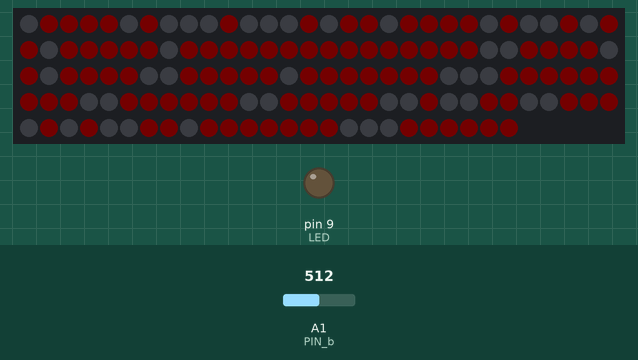
Bench run of a sketch on a simulated Arduino Uno, built with avr-gcc and run on an emulated ATmega328P. Parts: 145 RGB LEDs in strip order, left to right, continuing on the next row, output pins drawn as LEDs (lit = HIGH). The test bench sets the inputs (shaded band); at power-on: A1 (PIN_b) = 512. Dim RGB values are drawn brighter than linear; random numbers use the default seed unless the sketch sets one.

Above: at 1.2 s.
1.3 s: A1 (PIN_b) set to 55
2.8 s: A1 (PIN_b) set to 45
At 3.3 s:
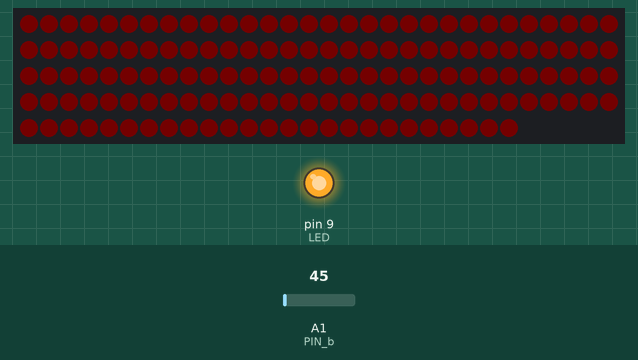
4.3 s: A1 (PIN_b) set to 122
At 5.9 s:
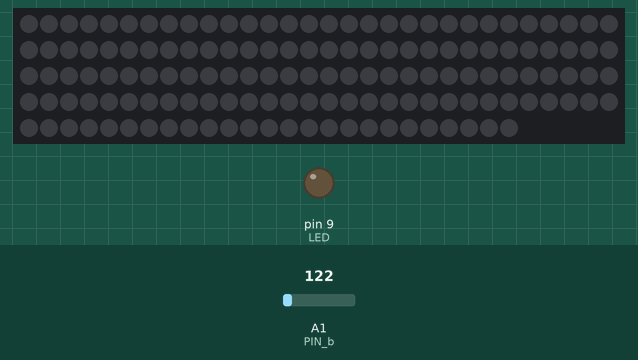
6.4 s: A1 (PIN_b) set to 0
At 7.3 s:
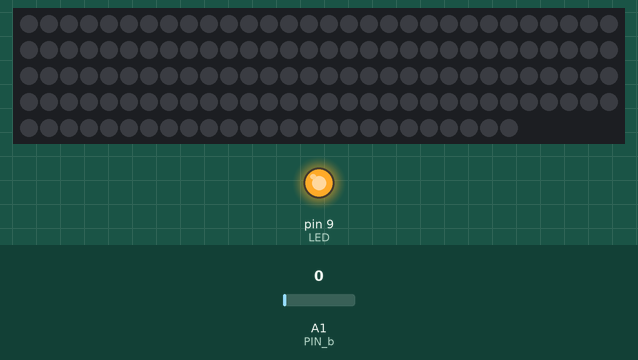
Timing chart, 0 to 8.9 s (numbered marks = the images above; inputs shaded):
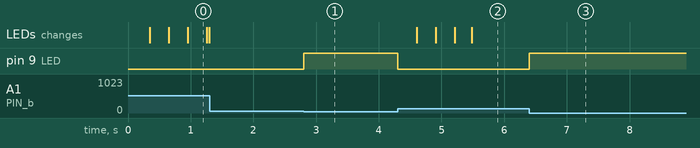

Measured:
- the behaviour switches between 50 and 49 on A1 (PIN_b) (found by bisection; images 0 and 1)
- after the input at 1.3 s, every drawn part: stays the same
- after the input at 2.8 s, pin 9 (LED): LOW → HIGH at once
- after the input at 4.3 s, pin 9 (LED): HIGH → LOW at once; the LEDs: first change after 0.30 s (image 2 shows a later state)
- after the input at 6.4 s, pin 9 (LED): LOW → HIGH at once

The sketch:

bagno_stripled_v2.ino
```cpp
#include <FastLED.h>
#define NUM_LEDS 145
#define DATA_PIN 5

#define PIN_a 14  // the pin we are interested in
#define PIN_b 15  // the pin we are interested in
#define PIN_c 16  // the pin we are interested in

#define TRSHLD 50

volatile byte tA = 0;  // a counter to see how many times the pin has changed
volatile byte tB = 0;  // a counter to see how many times the pin has changed
volatile byte tC = 0;  // a counter to see how many times the pin has changed

#define Reset_AVR() wdt_enable(WDTO_30MS); while(1) {}

// 1: GATEWAY
// 2: ingresso
// 3: ingresso > antibagno
// 4: antibagno > ingresso
// 5: antibagno > bagno
// 6: bagno
// 7: letto > antibagno
// 8: letto > cabina
// 9: cabina > letto
// 10: letto
// 11: cucina
// 20: caldaia

#define LED 9 // Moteinos hsave LEDs on D9

CRGB leds[NUM_LEDS];


int nl[NUM_LEDS];

void setup() {
  pinMode(LED, OUTPUT);

  pinMode(PIN_a, INPUT_PULLUP);
  pinMode(PIN_b, INPUT_PULLUP);
  pinMode(PIN_c, INPUT_PULLUP);

  FastLED.addLeds<WS2812B, DATA_PIN, GRB>(leds, NUM_LEDS);  // GRB ordering is typical

  FastLED.setTemperature(Candle);
  FastLED.setBrightness(255);

  for (uint8_t ll = 0; ll < NUM_LEDS; ll++) {
    leds[ll] = CRGB(0, 0, 0);
  }
  FastLED.show();

  rigeneraArray();

}

byte message[3];


bool a_up = false;
bool b_up = false;
bool c_up = false;

unsigned long timeAS = 0;
bool lightState = false;
bool pLed = true;

uint8_t bb;

unsigned long delta = 0;

void loop() {

  if (pLed) {
    delta = millis() - timeAS;

    if (delta > 1500) {
      delta = 1500;
    }

    bb = map(delta, 0, 1500, 0, 255);

    rigeneraArray();
    Serial.println(nl[0]);
    if (lightState) {
      lightState = false;

      for (uint8_t ll = 0; ll < NUM_LEDS; ll++) {

        leds[nl[ll]] = CHSV(15, 255, 0);
        delay(2);
        FastLED.show();
      }


    }
    else {
      lightState = true;
      for (uint8_t ll = 0; ll < NUM_LEDS; ll++) {

        leds[nl[ll]] = CHSV(30, 255, bb);
        delay(2);
        FastLED.show();

      }

    }

    pLed = false;
  }


  //B
  if (analogRead(PIN_b) < TRSHLD && !b_up) {
    b_up = true;
    timeAS = millis();
    digitalWrite(LED, HIGH);
    delay(50);
  }
  if (analogRead(PIN_b) > TRSHLD && b_up) {
    b_up = false;
    pLed = true;
    tB++;
    digitalWrite(LED, LOW);
  }


}

void rigeneraArray() {

  for (uint8_t ll = 0; ll < NUM_LEDS; ll++) {
    nl[ll] = -1;
  }

  bool e = true;
  int num = 0;
  int ff = 0;

  while (e) {
    num = random(NUM_LEDS);
    if (nl[num] == -1) {
      nl[num] = ff;
      ff++;
      if (ff == NUM_LEDS) {
        e = false;
      }
    }
  }

}
```
